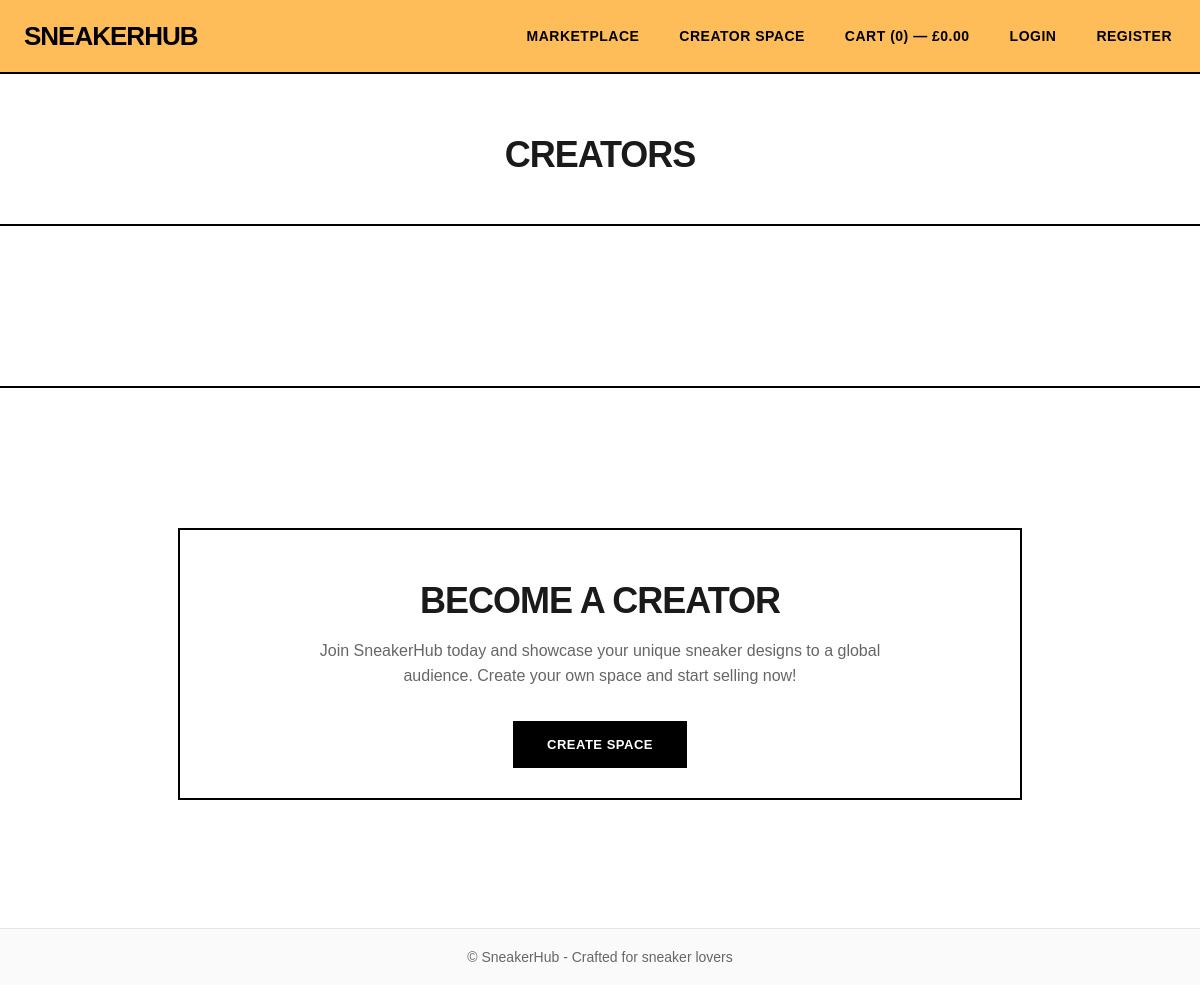
Page /creatorspace/ on the earlier database version.
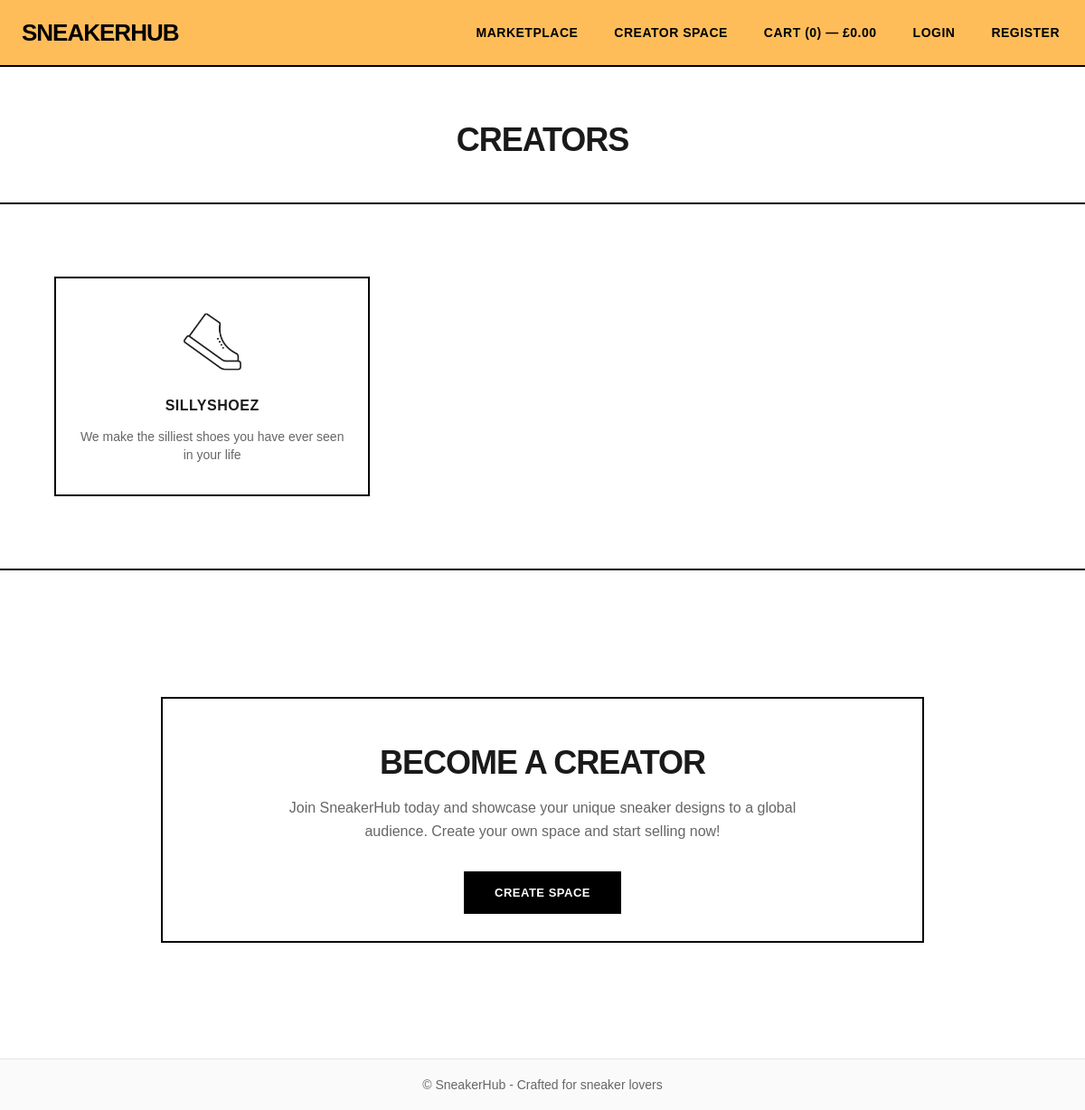
Same page on the later database version.
### creatorspace/models.py (models this page shows, shortened)
class Brand(models.Model):
    owner = models.ForeignKey('auth.User', on_delete=models.CASCADE)
    brand_name = models.CharField(max_length=100)
    brand_bio = models.TextField()
    brand_banner = models.ImageField(upload_to='brand_banners/', null=True, blank=True)
    brand_logo = models.ImageField(upload_to='brand_logos/', null=True, blank=True)

### creatorspace/views.py (the view)
# urls.py: path('', views.creatorSpaceView, name='creatorspace'),
def creatorSpaceView(request):
    user = request.user
    brands = Brand.objects.all()
    isBrand = False
    if user.id in brands.values_list('owner_id', flat=True):
        isBrand = True
    context = {
        'brands': brands,
        'isBrand': isBrand,
    }
    return render(request, 'creatorspace/creatorspace.html', context)

### cart/context_processors.py (called while the page is built, shortened)
def cart_totals(request):
    cart = request.session.get('cart', {})
    count = 0
    total = 0.0
    return {'cart': {'count': count, 'total': total}}

### creatorspace/context_processors.py (called while the page is built)
def isBrandOwner(request):
    user = request.user
    isBrand = False
    if user.is_authenticated:
        brandCheck = Brand.objects.filter(owner=user).exists()
        if brandCheck:
            isBrand = True
    return {
        'isBrand': isBrand
    }

### creatorspace/templates/creatorspace/creatorspace.html (shortened to what this page needs)
{% extends "base.html" %}
{% load static %}
{% block content %}
<section class="brand-grid-section">
    <div class="container">
        <div class="brand-header">
            <h2>Creators</h2>
        </div>
        <div class="brand-grid">
            {% for brand in brands %}
            <a href="{% url 'creatorspace:brand_detail' brand.id %}" class="brand-card-link">
                <div class="brand-card">
                    {% if brand.brand_logo %}
                        <img src="{{ brand.brand_logo.url }}" alt="{{ brand.brand_name }}" class="brand-logo">
                    {% else %}
                        <div class="brand-logo-placeholder">No Logo</div>
                    {% endif %}
                    <div class="brand-info">
                        <h3>{{ brand.brand_name }}</h3>
                        <p>{{ brand.brand_bio|truncatewords:20 }}</p>
                    </div>
                </div>
            </a>
            {% endfor %}
        </div>
    </div>
</section>
{% if not isBrand %}
<section class="creator-cta-section">
    <div class="container">
        <h2>Become a Creator</h2>
        <p>Join SneakerHub today and showcase your unique sneaker designs to a global audience. Create your own space and start selling now!</p>
        <a href="{% url 'creatorspace:brand_create' %}" class="btn-primary btn-large">Create Space</a>
    </div>
</section>
{% endif %}
{% endblock %}

### templates/base.html (shortened to what this page needs)
{% load static %}
<!doctype html>
<html lang="en">
<head>
    <link href="{% static 'css/styles.css' %}" rel="stylesheet">
</head>
<body class="bg-white text-gray-900">
<header class="site-header background-white" id="id-site-header">
    <div class="container header-inner">
        <a href="{% if user.is_authenticated %}{% url 'marketplace' %}{% else %}{% url 'home' %}{% endif %}" class="logo">SneakerHub</a>
        <nav class="nav">
            <a href="{% url 'marketplace' %}">Marketplace</a>
            <a href="{% url 'creatorspace:creatorspace' %}">Creator Space</a>
            <a href="{% url 'cart:detail' %}">Cart (<span id="cart-count">{{ cart.count|default:0 }}</span>) — £<span id="cart-total">{{ cart.total|default:0|floatformat:2 }}</span></a>
            {% if user.is_authenticated %}
                <a href="{% url 'account' user.id %}">Account</a>
                <a href="{% url 'logout' %}">Logout</a>
            {% else %}
                <a href="{% url 'login' %}">Login</a>
                <a href="{% url 'signup' %}">Register</a>
            {% endif %}
        </nav>
    </div>
</header>
<main class="container main-content">
    {% block content %}{% endblock %}
</main>
<footer class="site-footer" id="base-site-footer">
    <div class="container footer-inner">
        © {{ now.year }} SneakerHub - Crafted for sneaker lovers
    </div>
</footer>
</body>
</html>

### static/css/styles.css (style rules this page uses)
body { margin: 0; font-family: Arial, sans-serif; background: white; color: #1a1a1a; }
.container { width: 100%; max-width: 1900px; margin: 0 auto; }
.site-header { border-bottom: 2px solid #000; background: #fff; position: sticky; top: 0; z-index: 1000; }
.header-inner { display: flex; justify-content: space-between; align-items: center; padding: 20px 0; }
.logo { font-size: 26px; font-weight: 900; text-decoration: none; color: #000; letter-spacing: -1px; text-transform: uppercase; transition: all 0.2s ease; margin: 0 24px; }
.nav { display: flex; gap: 32px; align-items: center; margin: 0 24px; }
.nav a { text-decoration: none; color: #000; font-weight: 600; font-size: 14px; text-transform: uppercase; letter-spacing: 0.5px; position: relative; transition: all 0.3s ease; padding: 8px 0 ; margin: 0 4px; }
.nav a::after { content: ''; position: absolute; bottom: 0; left: 0; width: 0; height: 2px; background: #000; transition: width 0.3s ease; }
.site-footer { border-top: 1px solid #e5e5e5; background: #fafafa; margin-top: 48px; }
.footer-inner { padding: 20px 0; font-size: 14px; color: #666; text-align: center; }
.btn-primary { display: inline-block; background: #000; color: #fff; padding: 14px 32px; border-radius: 0; text-decoration: none; font-weight: 900; border: 2px solid #000; cursor: pointer; text-transform: uppercase; letter-spacing: 0.5px; font-size: 13px; transition: all 0.3s ease; margin-bottom: 10px; }
.background-peach { background-color: #ffbd59 !important; }
.brand-header { text-align: center; border-bottom: 2px solid #000; margin-bottom: 80px; padding-bottom: 40px; }
.brand-grid-section { text-align: center; margin: 60px 0; border-bottom: 2px solid #000; padding-bottom: 80px; }
.brand-grid-section h2 { font-size: 36px; font-weight: 900; margin-bottom: 8px; text-transform: uppercase; letter-spacing: -1px; }
.brand-grid, .dashboard-brand-grid { display: grid; grid-template-columns: repeat(auto-fill, minmax(280px, 1fr)); gap: 16px; margin-bottom: 32px; width: 90%; max-width: 1200px; margin: 0 auto; }
.brand-card { border: 2px solid #000; border-radius: 0; padding: 20px; background: #fff; text-align: center; transition: all 0.3s ease; }
.brand-card-link { text-decoration: none; color: inherit; }
.brand-card h3 { font-size: 16px; font-weight: 900; margin-top: 12px; text-transform: uppercase; letter-spacing: 0.5px; }
.brand-card p { color: #666; font-size: 14px; margin-top: 8px; line-height: 1.4; }
.brand-logo { width: 100%; height: 100px; object-fit: contain; background: transparent; display: flex; align-items: center; justify-content: center; border-radius: 0; }
.creator-cta-section { padding: 80px 20px; text-align: center; margin-top: 60px; }
.creator-cta-section .container { border: 2px solid #000; padding: 20px; max-width: 800px; margin: 0 auto; }
.creator-cta-section h2 { font-size: 36px; font-weight: 900; margin-bottom: 16px; text-transform: uppercase; letter-spacing: -1px; }
.creator-cta-section p { color: #666; font-size: 16px; margin-bottom: 32px; line-height: 1.6; max-width: 600px; margin-left: auto; margin-right: auto; }

Differences in the rows shown:
added Brand: brand_logo (picture), brand_name "SILLYSHOEZ", brand_bio "We make the silliest shoes you have ever seen in your life"
